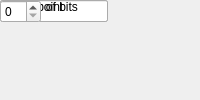
<?xml version="1.0" encoding="UTF-8"?>
<ui version="4.0">
 <class>MainWindow</class>
 <widget class="QMainWindow" name="MainWindow">
  <property name="windowTitle"><string>Constant (simulation)</string></property>
  <widget class="QWidget" name="centralwidget">
   <!-- NOTE: this is a simplified structural mirror of the generated
        <module>_ui.py, not a full round-trip Designer file. Regenerate
        both from the same spec if you need to edit layout by hand. -->
       <widget class="QLabel" name="label_name">
     <property name="text"><string>Block name</string></property>
    </widget>
       <widget class="QLineEdit" name="name"/>
       <widget class="QLabel" name="label_val">
     <property name="text"><string>Constant value</string></property>
    </widget>
       <widget class="QLineEdit" name="val"/>
       <widget class="QLabel" name="label_bitwidth">
     <property name="text"><string>Number of bits</string></property>
    </widget>
       <widget class="QSpinBox" name="bitwidth"/>
       <widget class="QLabel" name="label_bin_pt">
     <property name="text"><string>Binary point</string></property>
    </widget>
       <widget class="QSpinBox" name="bin_pt"/>
  </widget>
 </widget>
 <resources/>
 <connections/>
</ui>
